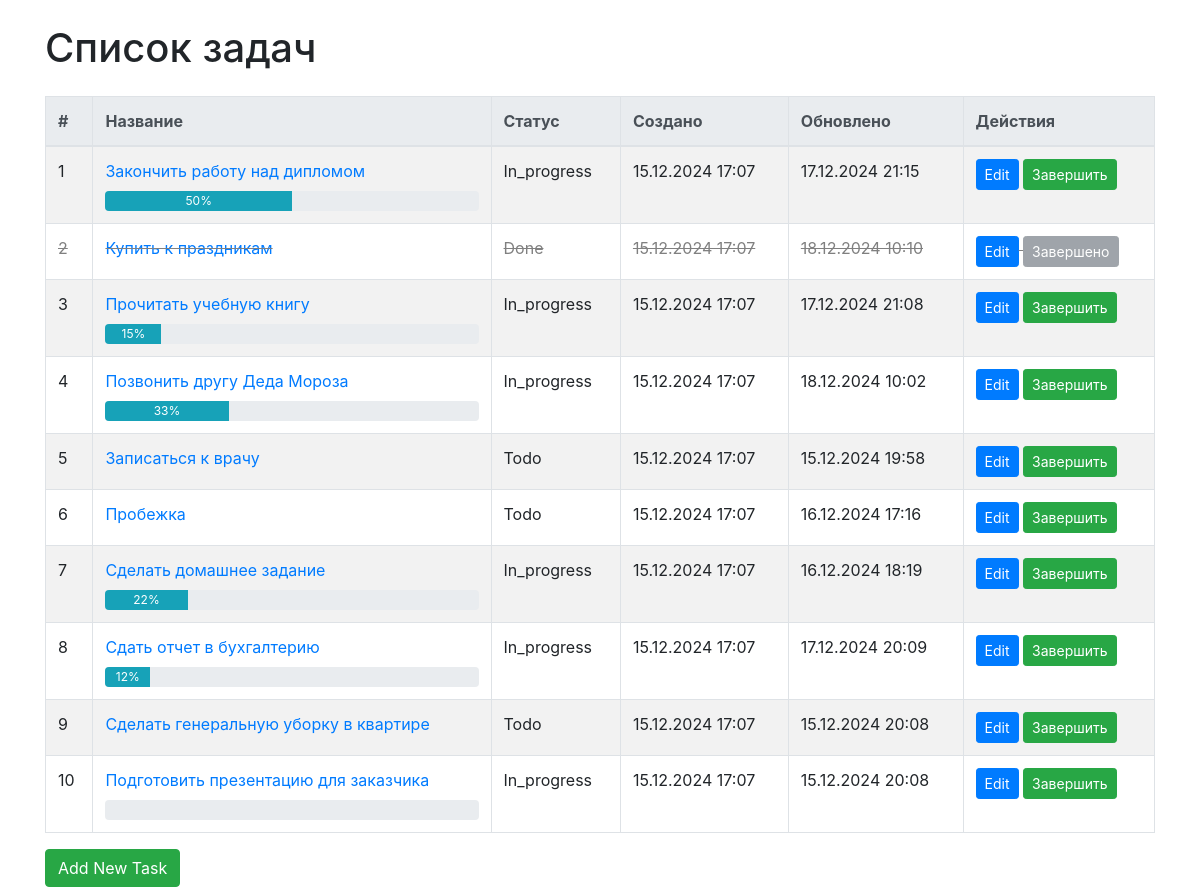
Before: / with the older database file.
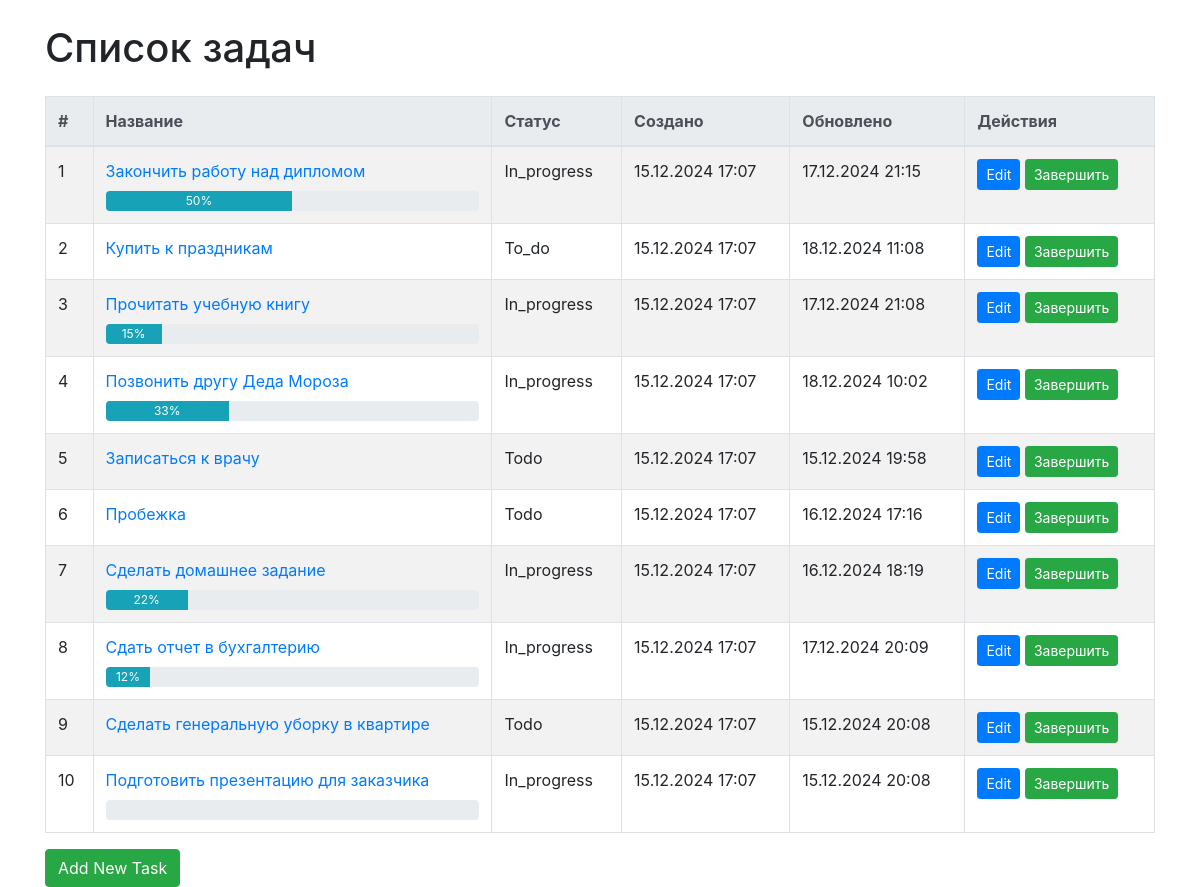
After: the same page with the newer database file.
### app/models.py (models this page shows)
class Task(Base):
    __tablename__ = 'tasks_task'
    id = Column(Integer, primary_key=True, index=True)
    title = Column(String(200))
    description = Column(Text, nullable=True)
    status = Column(String(20), default='todo')
    created_at = Column(DateTime, server_default=func.now())
    updated_at = Column(DateTime, onupdate=func.now())
    progress = Column(Integer, default=0)

### app/main.py (the view)
@app.get("/")
def index(request: Request, db: Session = Depends(get_db)):
    tasks = get_tasks(db)
    return templates.TemplateResponse("index.html", {"request": request, "tasks": tasks})

### app/templates/index.html (shortened to what this page needs)
<!DOCTYPE html>
<html lang="en">
<head>
    <link rel="stylesheet" href="https://stackpath.bootstrapcdn.com/bootstrap/4.5.2/css/bootstrap.min.css">
</head>
<body>
    <div class="container mt-4">
        <h1 class="mb-4">Список задач</h1>
        <table class="table table-bordered table-striped">
            <thead class="thead-light">
                <tr>
                    <th>#</th>
                    <th>Название</th>
                    <th>Статус</th>
                    <th>Создано</th>
                    <th>Обновлено</th>
                    <th>Действия</th>
                </tr>
            </thead>
            <tbody>
                {% for task in tasks %}
                <tr class="{% if task.status == 'done' %}completed-task{% endif %}">
                    <td>{{ loop.index }}</td>
                    <td>
                        <a href="{{ url_for('edit_task', task_id=task.id) }}" class="text-primary">
                            {{ task.title }}
                        </a>
                        {% if task.status == 'in_progress' %}
                        <div class="progress mt-2" style="height: 20px;">
                            <div class="progress-bar bg-info" role="progressbar"
                                 style="width: {{ task.progress }}%;"
                                 aria-valuenow="{{ task.progress }}"
                                 aria-valuemin="0"
                                 aria-valuemax="100">
                                {{ task.progress }}%
                            </div>
                        </div>
                        {% endif %}
                    </td>
                    <td>{{ task.status|capitalize }}</td>
                    <td>{{ task.created_at.strftime("%d.%m.%Y %H:%M") }}</td>
                    <td>{{ task.updated_at.strftime("%d.%m.%Y %H:%M") }}</td>
                    <td>
                        <a href="{{ url_for('edit_task', task_id=task.id) }}" class="btn btn-sm btn-primary">
                            Edit
                        </a>
                        {% if task.status != 'done' %}
                        <form action="{{ url_for('complete_task', task_id=task.id) }}" method="post" style="display:inline;">
                            <button type="submit" class="btn btn-sm btn-success">Завершить</button>
                        </form>
                        {% else %}
                        <button class="btn btn-sm btn-secondary" disabled>Завершено</button>
                        {% endif %}
                    </td>
                </tr>
                {% endfor %}
            </tbody>
        </table>
        <a href="{{ url_for('create_task_form') }}" class="btn btn-success">Add New Task</a>
    </div>
</body>
</html>

Changed rows visible on the page:
changed Task "Купить к праздникам": status "Done" → "To_do"; updated_at "18.12.2024 10:10" → "18.12.2024 11:08"; status "Завершено" → "Завершить"
